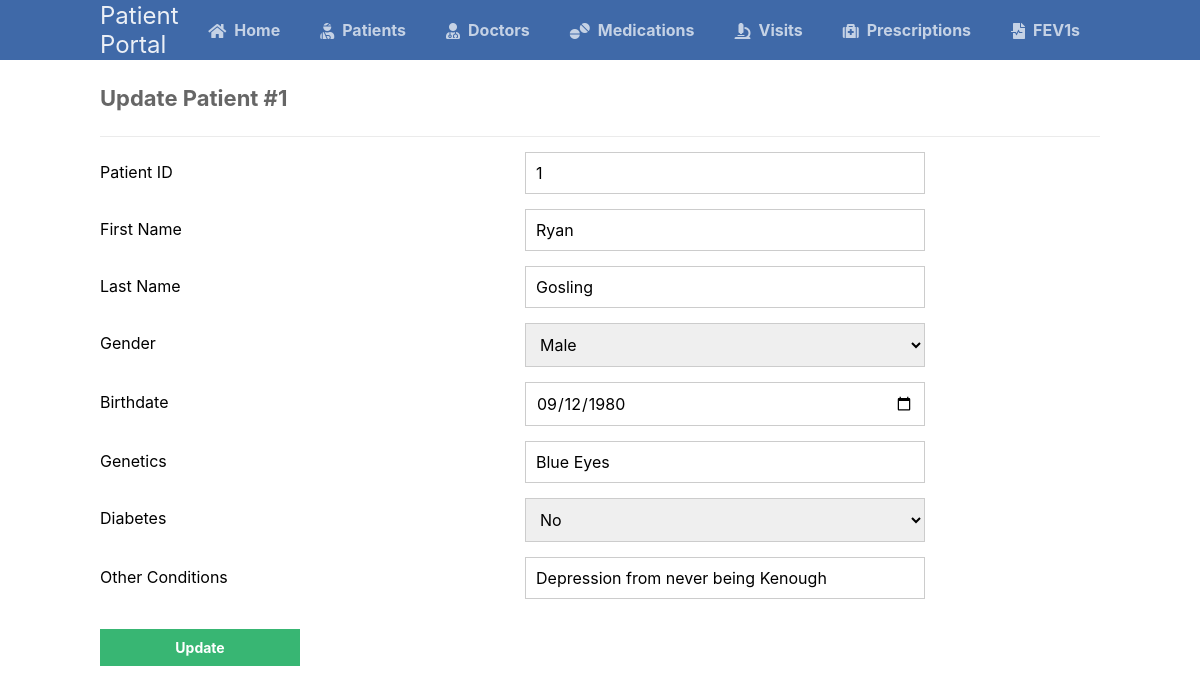
The page /scripts/patients_table/patients_update.php?patient_id=1 on the database its author committed.
### tables this page shows
CREATE TABLE patients (
	patient_id INT AUTO_INCREMENT NOT NULL UNIQUE,
	patient_first_name VARCHAR(100) NOT NULL,
	patient_last_name VARCHAR(100) NOT NULL,
	gender CHAR(6) NOT NULL CHECK (gender IN ("Male", "Female", "Other")),
	birthdate DATE NOT NULL,
	genetics VARCHAR(255),
	diabetes CHAR(3) NOT NULL CHECK (diabetes IN ("Yes", "No")), 
	other_conditions VARCHAR(255), 
	PRIMARY KEY (patient_id)
);

### scripts/patients_table/patients_update.php (the view, shortened to what this page needs)
<?php
@include_once (APP_ROOT.APP_FOLDER_NAME . '/scripts/functions.php');
$pdo = pdo_connect_mysql();
if (isset($_GET['patient_id'])) {
    $stmt = $pdo->prepare('SELECT * FROM patients WHERE patient_id = ?');
    $stmt->execute([$_GET['patient_id']]);
    $patient = $stmt->fetch(PDO::FETCH_ASSOC);
} else {
    exit('No ID specified!');
}
?>
<?=template_header('Read')?>
<div class="content update">
	<h2>Update Patient #<?=$patient['patient_id']?></h2>
    <form action="patients_update.php?patient_id=<?=$patient['patient_id']?>" method="post">
        <label for="patient_id">Patient ID</label>
            <input type="text" name="patient_id" placeholder="Ex. 1" value="<?=$patient['patient_id']?>" id="patient_id" readonly required>
        <label for="patient_first_name">First Name</label>
            <input type="text" name="patient_first_name" placeholder="Ex. John" value="<?=$patient['patient_first_name']?>" id="patient_first_name" pattern = "[A-Za-z']{2,}" required>
        <label for="patient_last_name">Last Name</label>
            <input type="text" name="patient_last_name" placeholder="Ex. Doe" value="<?=$patient['patient_last_name']?>" id="patient_last_name" pattern = "[A-Za-z'\-\s]{2,}" required>
        <label for="gender">Gender</label>
            <select name = "gender" value="<?=$patient['gender']?>" id = "gender" required>
                <option value='<?php echo $patient['gender']?>' hidden selected><?php echo $patient['gender']?></option>
            </select>
        <label for="birthdate">Birthdate</label>
            <input type="date" name="birthdate" value="<?=$patient['birthdate']?>" id="birthdate" max="<?= date('Y-m-d'); ?>" required>
        <label for="genetics">Genetics</label>
            <input type="text" name="genetics" placeholder="Ex. Green Eyes" value="<?=$patient['genetics']?>" id="genetics">
        <label for="diabetes">Diabetes</label>
            <select name = "diabetes" value="<?=$patient['diabetes']?>" id = "diabetes" required>
                <option value='<?php echo $patient['diabetes']?>' hidden selected><?php echo $patient['diabetes']?></option>
            </select>
        <label for="other_conditions">Other Conditions</label>
            <input type="text" name="other_conditions" placeholder="Ex. High Blood Pressure" value="<?=$patient['other_conditions']?>" id="other_conditions">
        <input type="submit" value="Update">
    </form>
</div>
<?=template_footer()?>

### styles/style.css (style rules this page uses)
* { box-sizing: border-box; font-family: -apple-system, BlinkMacSystemFont, "segoe ui", roboto, oxygen, ubuntu, cantarell, "fira sans", "droid sans", "helvetica neue", Arial, sans-serif; font-size: 16px; -webkit-font-smoothing: antialiased; -moz-osx-font-smoothing: grayscale; }
body { background-color: #FFFFFF; margin: 0; }
.content { width: 1000px; margin: 0 auto; }
.content h2 { margin: 0; padding: 25px 0; font-size: 22px; border-bottom: 1px solid #ebebeb; color: #666666; }
.update form { padding: 15px 0; display: flex; flex-flow: wrap; }
.update form label { display: inline-flex; width: 400px; padding: 10px 0; margin-right: 25px; }
.update form input { padding: 10px; width: 400px; margin-right: 25px; margin-bottom: 15px; border: 1px solid #cccccc; }
.update form input[type="submit"] { display: block; background-color: #38b673; border: 0; font-weight: bold; font-size: 14px; color: #FFFFFF; cursor: pointer; width: 200px; margin-top: 15px; }
.update form select { padding: 10px; width: 400px; margin-right: 25px; margin-bottom: 15px; border: 1px solid #cccccc; }

### rows shown on the page
patients: patient_id "1", patient_first_name "Ryan", patient_last_name "Gosling", gender "Male", birthdate "09/12/1980", genetics "Blue Eyes", diabetes "No", other_conditions "Depression from never being Kenough"
